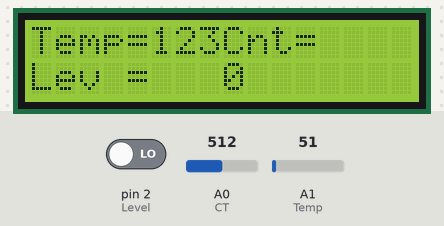
Bench run of a sketch on a simulated Arduino Uno, built with avr-gcc and run on an emulated ATmega328P. Parts: 16×2 character LCD. The test bench sets the inputs (shaded band); at power-on: A1 (Temp) = 51, pin 2 (Level) LOW, A0 (CT) = 512. What the sketch prints to the serial monitor is not drawn.

Above: at 1.6 s.
1.7 s: A1 (Temp) set to 61
At 3.6 s:
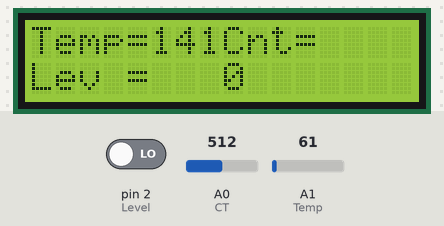
4.5 s: pin 2 (Level) driven HIGH
At 7.2 s:
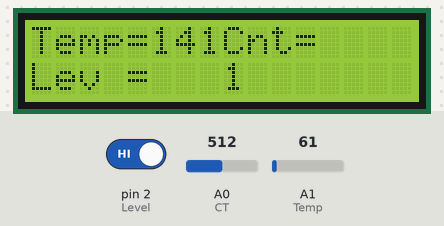
7.5 s: A1 (Temp) set to 71
At 9.6 s:
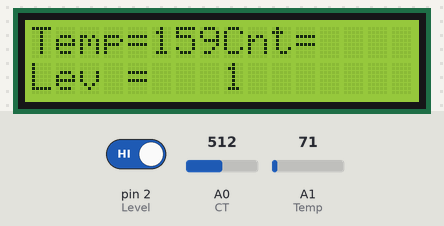
10.5 s: pin 2 (Level) driven LOW
At 13.2 s:
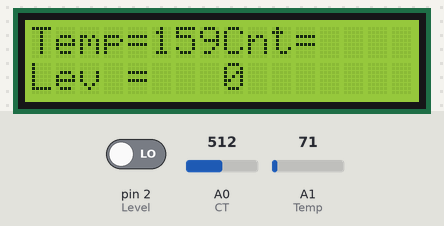
13.5 s: A1 (Temp) set to 86
At 15.6 s:
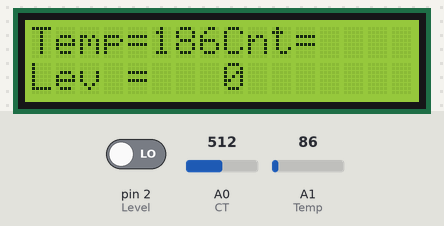
Timing chart, 0 to 17.1 s (numbered marks = the images above; inputs shaded):
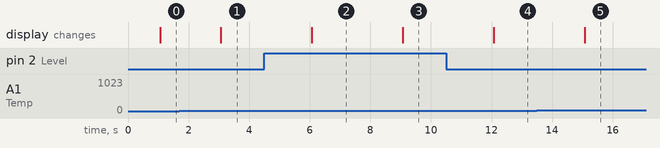

Measured:
- after the input at 1.7 s, the display: changes after 1.4 s (image 1)
- after the input at 4.5 s, the display: changes after 1.6 s (image 2)
- after the input at 7.5 s, the display: changes after 1.6 s (image 3)
- after the input at 10.5 s, the display: changes after 1.6 s (image 4)
- after the input at 13.5 s, the display: changes after 1.6 s (image 5)

The sketch:

current_sensor.ino
```cpp
#include <LiquidCrystal.h>
#include<SoftwareSerial.h>
SoftwareSerial node(8,9);
LiquidCrystal lcd(12,11, 6, 5, 4, 3);

int Temp=A1;
int CT=A0;
int Level=2;
int mVperAmp = 66;
int tempC,ctc,levelc;
double Voltage = 0;
double VRMS = 0;
double AmpsRMS = 0;

void setup()
{

  Serial.begin(19200);
  node.begin(19200);
  lcd.begin(16, 2);
  lcd.setCursor(0,0);
  lcd.print("Temp= ");
  lcd.setCursor(8,0);
  lcd.print("Cnt= ");
  lcd.setCursor(0,1);
  lcd.print("Lev = ");

}

void loop() {
         int Tout=analogRead(Temp);
         int Cout=analogRead(CT);
         int Lout=digitalRead(Level);
         tempC=(Tout*1.8)+32;
         //Tout=(Tout*500)/1023;
        // tempC=(Tout*-1);
         Voltage = getVPP();
         VRMS = (Voltage/2.0) *0.707;
         AmpsRMS = (VRMS * 1000)/mVperAmp;
         levelc=Lout;
         lcd.setCursor(5,0);

        lcd.print(tempC);
        lcd.setCursor(12,0);

        Serial.print("AmpsRMS ");
        Serial.println(AmpsRMS);
        lcd.setCursor(8,1);

        lcd.print(levelc);
       /* if(tempC>200)
        {
          sms1();
          node.println(tempC);

        }
        if( AmpsRMS>300)
        {
          sms2();
          node.println(AmpsRMS);

        }
        if(levelc<300)
        {
          sms3();
          node.println(levelc);

        }*/
          }

          float getVPP()
{
  float result;

  int readValue;             //value read from the sensor
  int maxValue = 0;          // store max value here
  int minValue = 1024;          // store min value here

   uint32_t start_time = millis();
   while((millis()-start_time) < 1000) //sample for 1 Sec
   {
       readValue = analogRead(CT);
       // see if you have a new maxValue
       if (readValue > maxValue)
       {
           /*record the maximum sensor value*/
           maxValue = readValue;
       }
       if (readValue < minValue)
       {
           /*record the maximum sensor value*/
           minValue = readValue;
       }
   }

   // Subtract min from max
   result = ((maxValue - minValue) * 5.0)/1024.0;

   return result;
 }


void sms1()
{
  Serial.print("AT+CMGF=1\r");
  delay(1000);
  Serial.print("AT+CMGS=\"+919994384840\"\r");
  delay(1000);
  Serial.print("Temperature Exceeds");
  delay(1000);
  Serial.write((char)26);
  delay(1000);
}

void sms2()
{

  Serial.print("AT+CMGF=1\r");
  delay(1000);
  Serial.print("AT+CMGS=\"+919994384840\"\r");
  delay(1000);
  Serial.print("Over Load");
  delay(1000);
  Serial.write((char)26);
  delay(1000);
}

void sms3()
{

  Serial.print("AT+CMGF=1\r");
  delay(1000);
  Serial.print("AT+CMGS=\"+919994384840\"\r");
  delay(1000);
  Serial.print("Level High");
  delay(1000);
  Serial.write((char)26);
  delay(1000);
}
```
